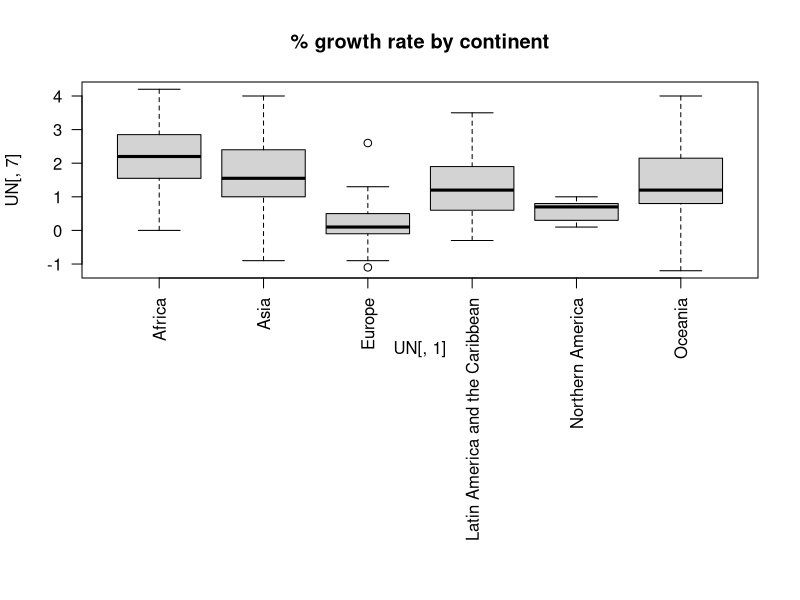

Write the R code that produced this figure.
rm(list = ls())
options(stringsAsFactors = TRUE)
UN <- read.table('POP-R2002-DATA_Web.txt', header = TRUE,
  sep = '\t')
names(UN)[c(6, 7, 8, 9, 11)] <- c('% urban', '% growth',
  'birth rate', 'death rate', 'under 5 mortality')

par(mar = c(16, 4, 4, 2) + 0.1)
bp <- boxplot(UN[, 7] ~ UN[, 1], las = 2,
  main = '% growth rate by continent')
identify(UN[, 7] ~ UN[, 1], labels = UN$country)
